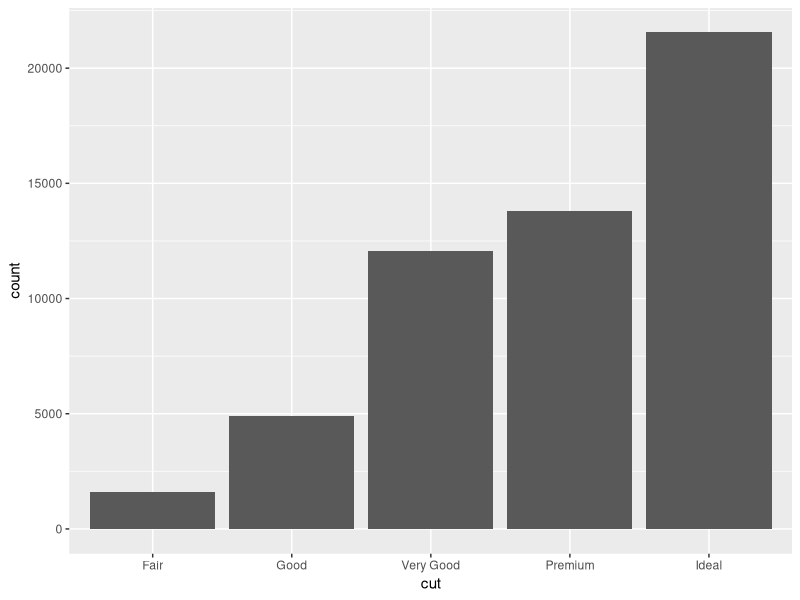
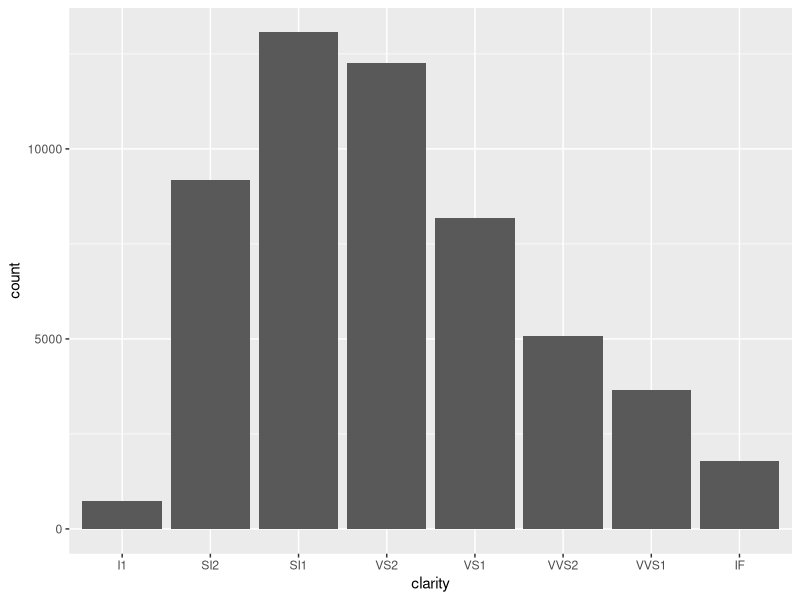
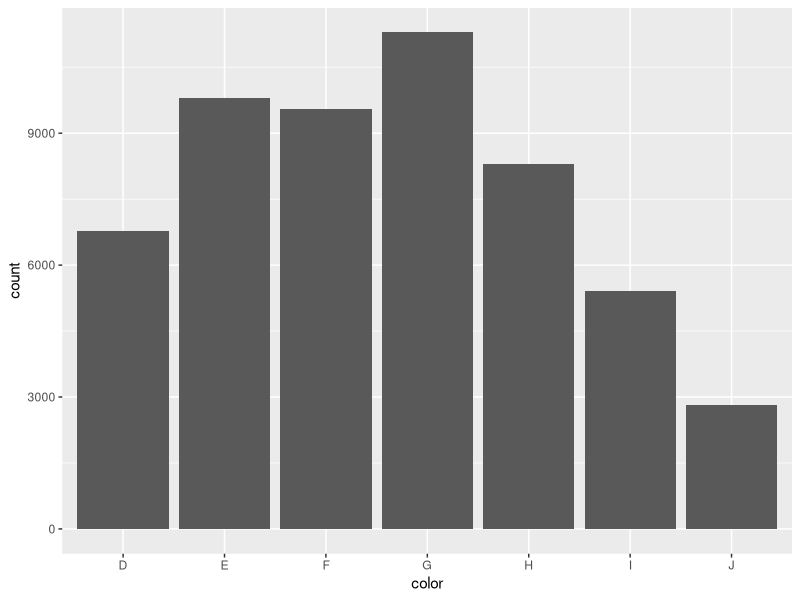
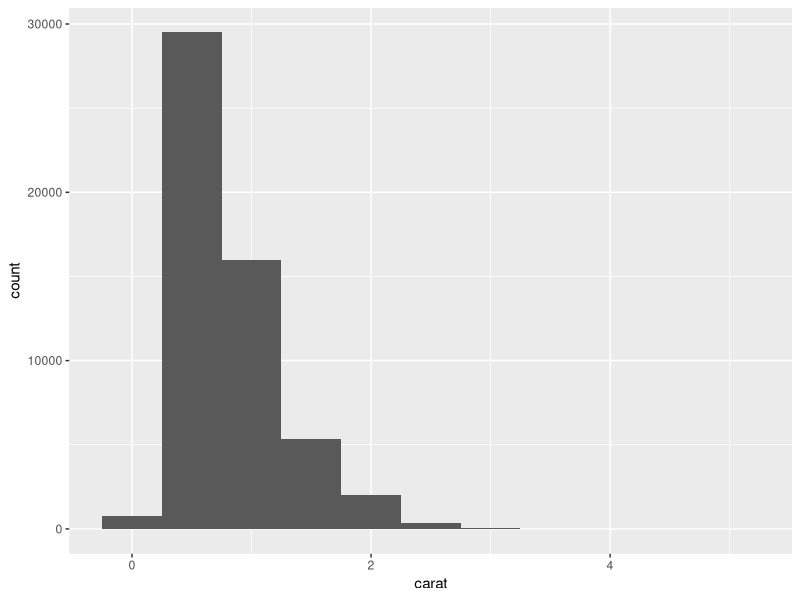
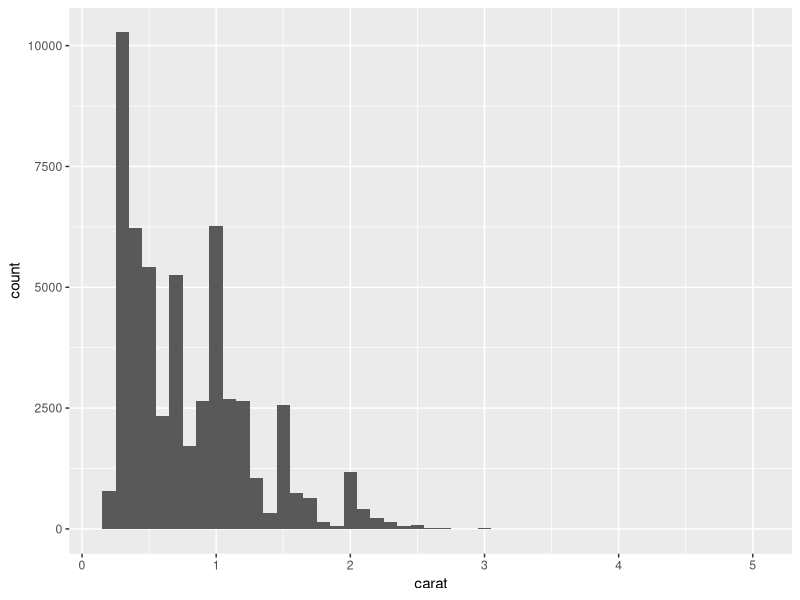
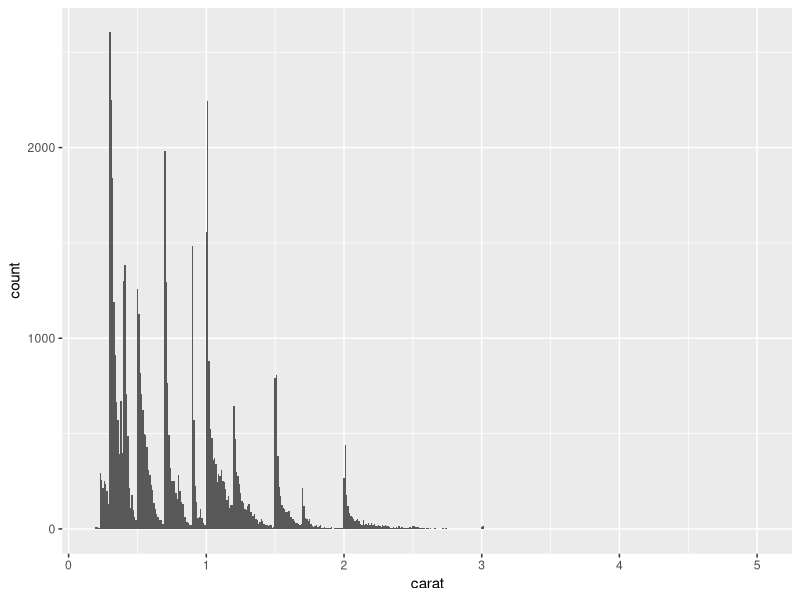
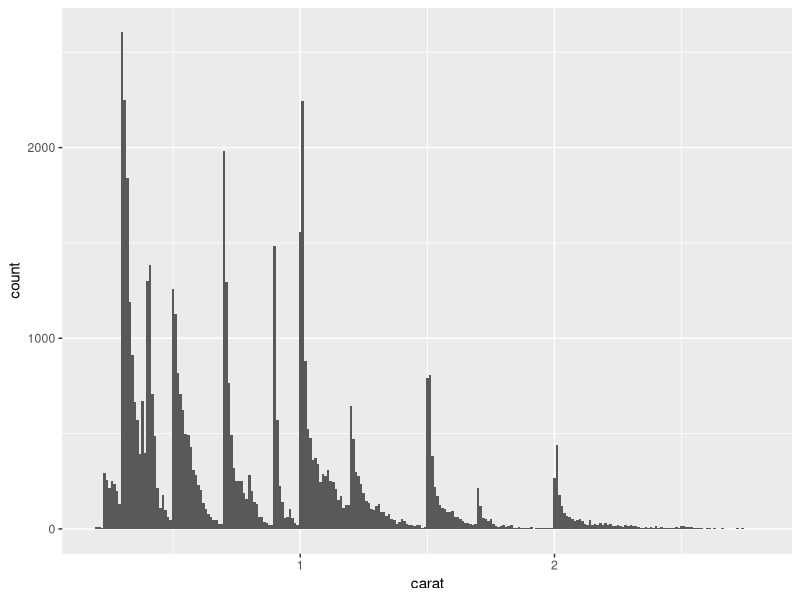
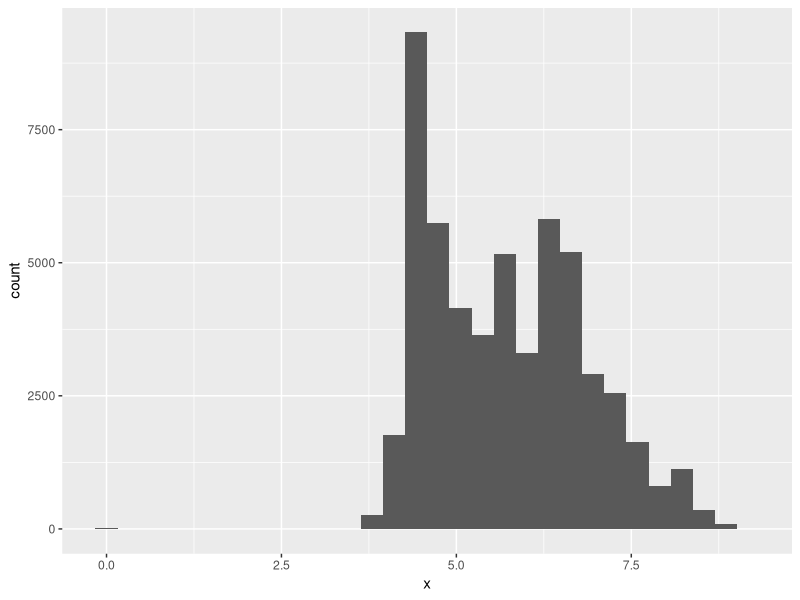

R code for these plots, in order:
library(tidyverse)
summary(diamonds)
head(diamonds)

ggplot(diamonds) +
  geom_bar(aes(cut))
ggplot(diamonds) +
  geom_bar(aes(clarity))
ggplot(diamonds) +
  geom_bar(aes(color))

diamonds %>%
  count(cut)
ggplot(diamonds, aes(x=carat)) +
  geom_histogram(binwidth = 0.5)
ggplot(diamonds, aes(x=carat)) +
  geom_histogram(binwidth = 0.1)
ggplot(diamonds, aes(x=carat)) +
  geom_histogram(binwidth = 0.01)

smaller <- diamonds %>%
  filter(carat < 3)
ggplot(smaller, aes(x=carat)) +
  geom_histogram(binwidth = 0.01)
ggplot(smaller, aes(x=x)) +
  geom_histogram()
ggplot(smaller, aes(x=y)) +
  geom_histogram()
ggplot(smaller, aes(x=z)) +
  geom_histogram()


ggplot(diamonds, aes(x=x)) +
  geom_histogram(binwidth = 0.5) +
  coord_cartesian(ylim = c(0, 50))
ggplot(diamonds, aes(x=y)) +
  geom_histogram(binwidth = 0.5) +
  coord_cartesian(ylim = c(0, 50))
ggplot(diamonds, aes(x=z)) +
  geom_histogram(binwidth = 0.5) +
  coord_cartesian(ylim = c(0, 50))

unusual1 <- diamonds %>%
  filter(x == 0) %>%
  arrange(x)
unusual1

unusual2 <- diamonds %>%
  filter(y < 3 | y > 20) %>%
  arrange(y)
unusual2

unusual3 <- diamonds %>%
  filter(z == 0 | z > 20) %>%
  arrange(z)
unusual3
tail(unusual3)

ggplot(diamonds, aes(x=price)) +
  geom_histogram(binwidth = 50)

ggplot(diamonds, aes(x=price)) +
  geom_histogram(binwidth = 50) +
  coord_cartesian(xlim = c(1400, 1600), ylim = c(0, 500))
# There is no diamond with a price between 1475 to 1525.

diamonds %>%
  filter(carat == 0.99) %>%
  count()

diamonds %>%
  filter(carat == 1) %>%
  count()
# People tend to produce and buy diamonds in full carats.

diamonds2 <- diamonds %>%
  mutate(y = ifelse(y < 3 | y > 20, NA, y))

ggplot(diamonds2, aes(x = y)) +
  geom_histogram()

ggplot(diamonds2, aes(x = x, y = y)) +
  geom_point()

mean(diamonds2$y)
sum(diamonds2$y)
mean(diamonds2$y, na.rm = TRUE)
sum(diamonds2$y, na.rm = TRUE)

